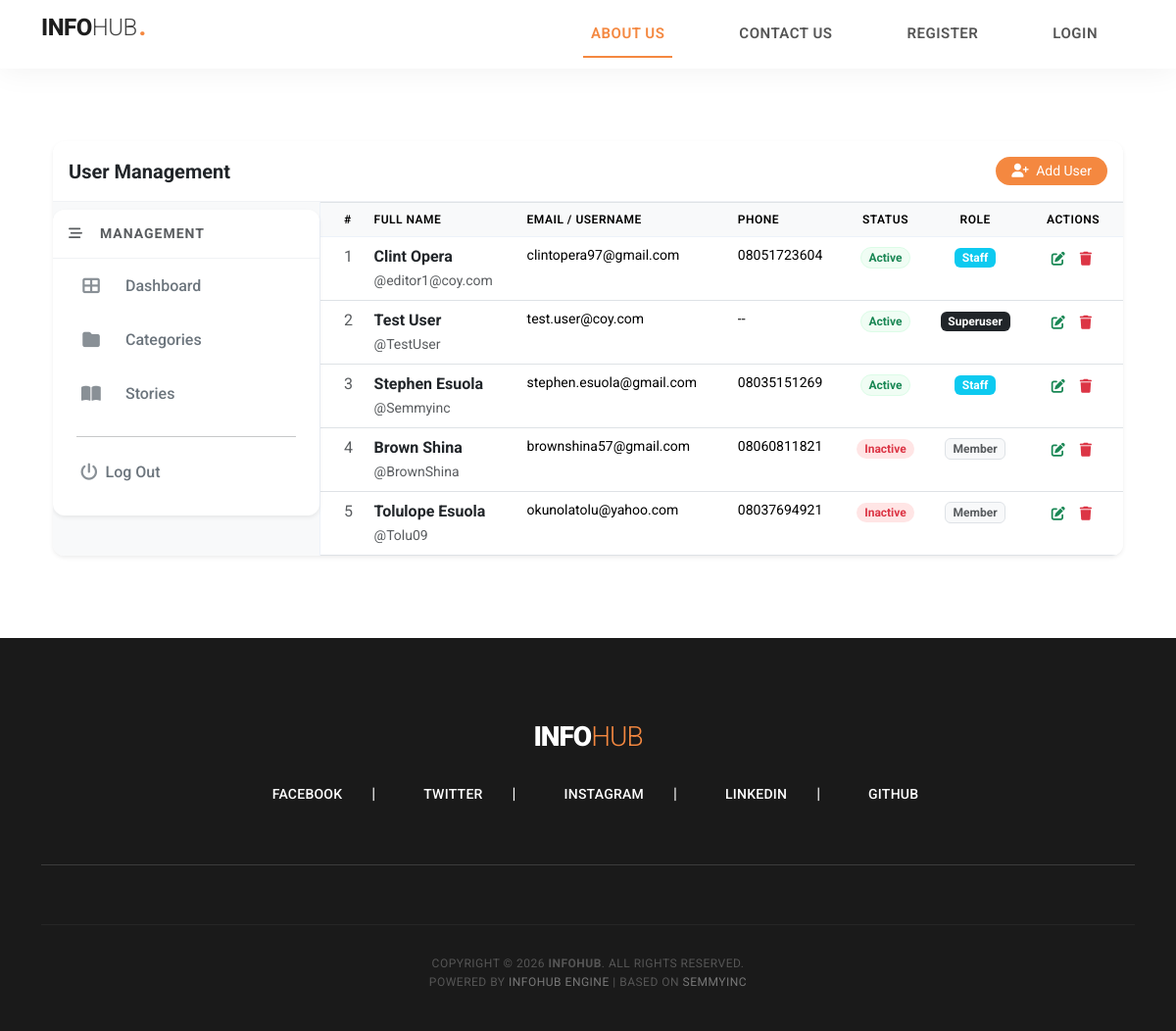
The app's page /users/dashboard_users/, older data.
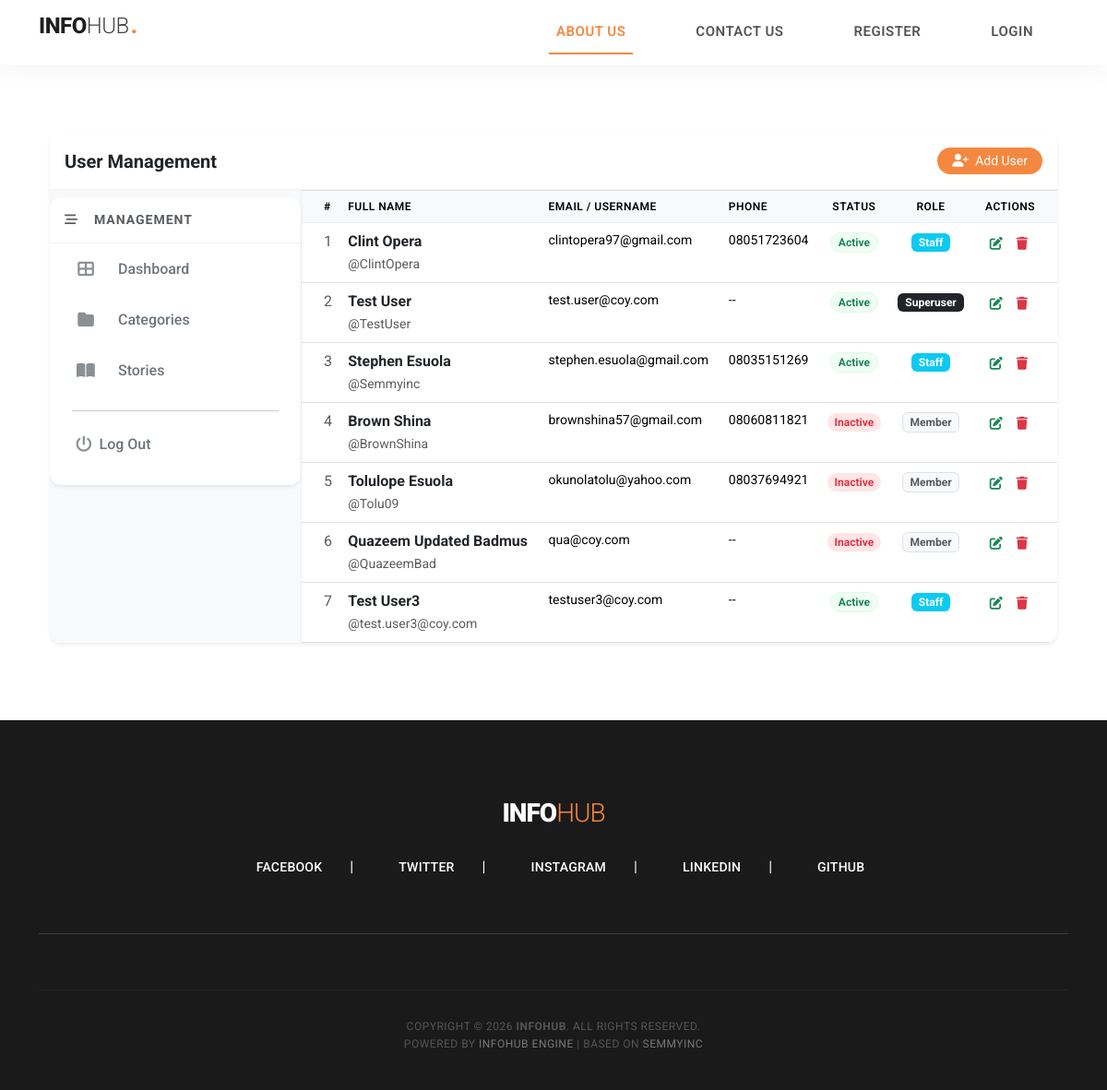
The same page, newer data.
### users/models.py (models this page shows, shortened)
class Users(AbstractBaseUser, PermissionsMixin):
    first_name = models.CharField(max_length=50)
    last_name = models.CharField(max_length=50)
    username = models.CharField(max_length=50, unique=True)
    phone = models.CharField(max_length=50)
    email = models.EmailField(unique=True)
    date_joined = models.DateTimeField(auto_now_add=True)
    last_login = models.DateTimeField(auto_now_add=True)
    is_admin = models.BooleanField(default=False)
    is_staff = models.BooleanField(default=False)
    is_active = models.BooleanField(default=False)
    is_superuser = models.BooleanField(default=False)
    USERNAME_FIELD = 'email'
    REQUIRED_FIELDS = ['username', 'first_name', 'last_name']
    objects = UsersManager()
    class Meta:
        verbose_name_plural = 'Users'

### users/views.py (the view)
# urls.py: path('dashboard_users/', views.dashboard_users, name='dashboard_users'),
def dashboard_users(request):
    users = Users.objects.all()
    context = {'users':users}
    return render(request, 'users/dashboard_users.html', context)

### stories/context_processors.py (called while the page is built)
def cat_func(request):
    categories = Category.objects.all()
    return dict(categories=categories)

def post_func(request):
    posts = Blog.objects.filter(status='published').order_by('-created_at') #.filter(status='published')
    return dict(posts=posts)

### templates/users/dashboard_users.html (shortened to what the changed rows need)
{% extends 'includes/base.html' %}
{% block content %}
    <div class="container">
        <br><br><br><br><br>
        <div class="container-fluid py-4">
    <div class="card border-0 shadow-sm">
        <div class="row g-0">
            <div class="col-md-9">
                <div class="table-responsive">
                    <table class="table table-hover align-middle mb-0">
                        <thead class="table-light text-muted small text-uppercase">
                            <tr>
                                <th class="ps-4">#</th>
                                <th>Full Name</th>
                                <th>Email / Username</th>
                                <th>Phone</th>
                                <th class="text-center">Status</th>
                                <th class="text-center">Role</th>
                                <th class="text-end pe-4">Actions</th>
                            </tr>
                        </thead>
                        <tbody>
                            {% for person in users %}
                            <tr>
                                <td class="ps-4 text-muted">{{forloop.counter}}</td>
                                <td>
                                    <div class="fw-bold text-dark">{{person.first_name}} {{person.last_name}}</div>
                                    <small class="text-muted">@{{person.username}}</small>
                                </td>
                                <td>
                                    <div class="small">{{person.email}}</div>
                                </td>
                                <td class="small">{{person.phone|default:"--"}}</td>
                                <td class="text-center">
                                    {% if person.is_active %}
                                        <span class="badge rounded-pill bg-success-soft text-success">Active</span>
                                    {% else %}
                                        <span class="badge rounded-pill bg-danger-soft text-danger">Inactive</span>
                                    {% endif %}
                                </td>
                                <td class="text-center">
                                    {% if person.is_superuser %}
                                        <span class="badge bg-dark">Superuser</span>
                                    {% elif person.is_staff %}
                                        <span class="badge bg-info text-white">Staff</span>
                                    {% else %}
                                        <span class="badge bg-light text-muted border">Member</span>
                                    {% endif %}
                                </td>
                                <td class="text-end pe-4">
                                    <div class="btn-group">
                                        <a href="{% url 'edituser' person.pk %}" class="btn btn-sm btn-outline-success border-0">
                                            <i class="fas fa-edit"></i>
                                        </a>
                                        <a href="{% url 'deleteuser' person.pk %}" class="btn btn-sm btn-outline-danger border-0" onclick="return confirm('Are you sure you want to remove this user?')">
                                            <i class="fas fa-trash"></i>
                                        </a>
                                    </div>
                                </td>
                            </tr>
                            {% endfor %}
                        </tbody>
                    </table>
                </div>
            </div>
        </div>
    </div>
</div>
    </div>
{% endblock %}

Row changes from the older to the newer data that the page shows:
changed Users "Clint": username "editor1@coy.com" → "ClintOpera"
added Users: first_name "Quazeem Updated", last_name "Badmus", username "QuazeemBad", email "qua@coy.com", phone "--", is_active "Inactive", is_superuser "Member"
added Users: first_name "Test", last_name "User3", username "test.user3@coy.com", email "testuser3@coy.com", phone "--", is_active "Active", is_superuser "Staff"
